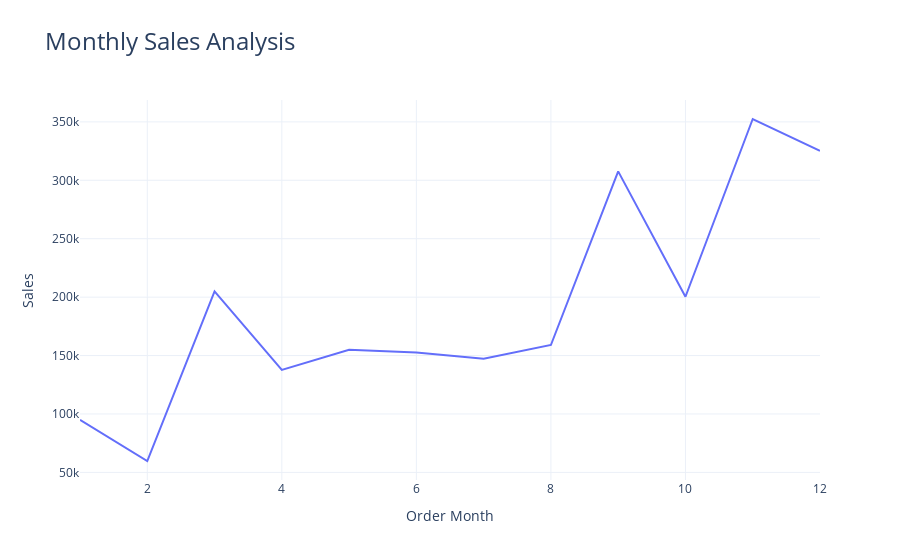

Notebook source saved alongside this figure:
### Markdown cell above
<!-- Monthly Sales Analysis -->

### Code cell
sales_by_month = data.groupby('Order Month')['Sales'].sum().reset_index()
fig = px.line(sales_by_month, x='Order Month', y='Sales', title='Monthly Sales Analysis')
fig.update_layout(title_text ='Monthly Sales Analysis', title_font=dict(size=24))
fig.show()
# sales_by_month

### Figure 1 — Plotly figure (JSON) as saved in the notebook; plotly's stock layout.template omitted (floating-point values rounded to 4 significant figures)
{"data": [{"hovertemplate": "Order Month=%{x}<br>Sales=%{y}<extra></extra>", "legendgroup": "", "line": {"color": "#636efa", "dash": "solid"}, "marker": {"symbol": "circle"}, "mode": "lines", "name": "", "orientation": "v", "showlegend": false, "type": "scatter", "x": [1, 2, 3, 4, 5, 6, 7, 8, 9, 10, 11, 12], "xaxis": "x", "y": [94920.0, 59750.0, 205000.0, 137800.0, 155000.0, 152700.0, 147200.0, 159000.0, 307600.0, 200300.0, 352500.0, 325300.0], "yaxis": "y"}], "layout": {"legend": {"tracegroupgap": 0}, "title": {"font": {"size": 24}, "text": "Monthly Sales Analysis"}, "xaxis": {"anchor": "y", "domain": [0, 1], "title": {"text": "Order Month"}}, "yaxis": {"anchor": "x", "domain": [0, 1], "title": {"text": "Sales"}}}}
